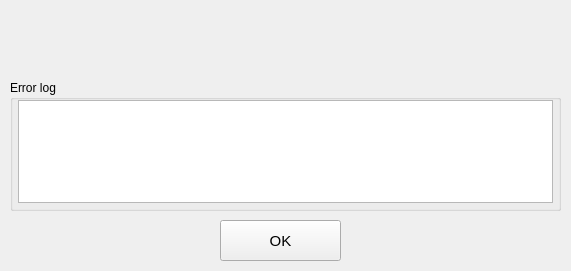
<?xml version="1.0" encoding="UTF-8"?>
<ui version="4.0">
 <class>ErrorFormClass</class>
 <widget class="QWidget" name="ErrorFormClass">
  <property name="geometry">
   <rect>
    <x>0</x>
    <y>0</y>
    <width>571</width>
    <height>271</height>
   </rect>
  </property>
  <property name="windowTitle">
   <string>Error</string>
  </property>
  <property name="windowIcon">
   <iconset>
    <normaloff>icons/icons8-warning-48.png</normaloff>icons/icons8-warning-48.png</iconset>
  </property>
  <property name="windowOpacity">
   <double>1.000000000000000</double>
  </property>
  <widget class="QLabel" name="label">
   <property name="geometry">
    <rect>
     <x>230</x>
     <y>0</y>
     <width>91</width>
     <height>81</height>
    </rect>
   </property>
   <property name="text">
    <string/>
   </property>
   <property name="pixmap">
    <pixmap>icons/icons8-warning-100.png</pixmap>
   </property>
  </widget>
  <widget class="QPushButton" name="okButton">
   <property name="geometry">
    <rect>
     <x>220</x>
     <y>220</y>
     <width>121</width>
     <height>41</height>
    </rect>
   </property>
   <property name="font">
    <font>
     <pointsize>11</pointsize>
    </font>
   </property>
   <property name="text">
    <string>OK</string>
   </property>
   <property name="autoDefault">
    <bool>false</bool>
   </property>
   <property name="default">
    <bool>false</bool>
   </property>
   <property name="flat">
    <bool>false</bool>
   </property>
  </widget>
  <widget class="QGroupBox" name="groupBox">
   <property name="geometry">
    <rect>
     <x>10</x>
     <y>80</y>
     <width>551</width>
     <height>131</height>
    </rect>
   </property>
   <property name="title">
    <string>Error log</string>
   </property>
   <layout class="QVBoxLayout" name="verticalLayout">
    <property name="leftMargin">
     <number>5</number>
    </property>
    <property name="topMargin">
     <number>0</number>
    </property>
    <property name="rightMargin">
     <number>5</number>
    </property>
    <property name="bottomMargin">
     <number>5</number>
    </property>
    <item>
     <widget class="QTextBrowser" name="errorMessage"/>
    </item>
   </layout>
  </widget>
 </widget>
 <resources/>
 <connections/>
</ui>
